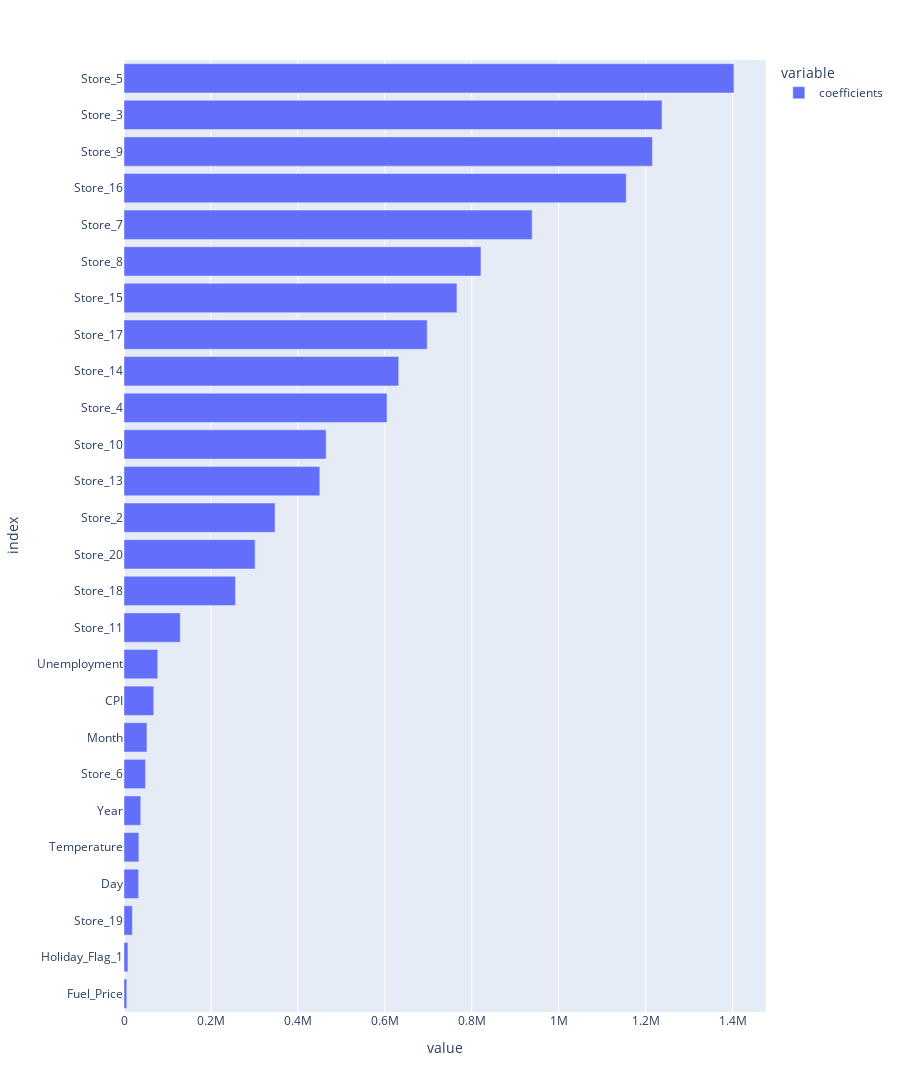

Source (notebook cell):
### Code cell
feature_importance = abs(coefs).sort_values(by = 'coefficients')
fig = px.bar(feature_importance, orientation = 'h', height=1200)
fig.show()

### Figure 1 — Plotly figure (JSON) as saved in the notebook; plotly's stock layout.template omitted (floating-point values rounded to 4 significant figures)
{"data": [{"alignmentgroup": "True", "hovertemplate": "variable=coefficients<br>value=%{x}<br>index=%{y}<extra></extra>", "legendgroup": "coefficients", "marker": {"color": "#636efa", "pattern": {"shape": ""}}, "name": "coefficients", "offsetgroup": "coefficients", "orientation": "h", "showlegend": true, "textposition": "auto", "type": "bar", "x": [6421.0, 9057.0, 19180.0, 33650.0, 34150.0, 38540.0, 49470.0, 52790.0, 68460.0, 77670.0, 129400.0, 256400.0, 301700.0, 347500.0, 450400.0, 465000.0, 605000.0, 631900.0, 697500.0, 765900.0, 821200.0, 938900.0, 1155000.0, 1216000.0, 1238000.0, 1403000.0], "xaxis": "x", "y": ["Fuel_Price", "Holiday_Flag_1", "Store_19", "Day", "Temperature", "Year", "Store_6", "Month", "CPI", "Unemployment", "Store_11", "Store_18", "Store_20", "Store_2", "Store_13", "Store_10", "Store_4", "Store_14", "Store_17", "Store_15", "Store_8", "Store_7", "Store_16", "Store_9", "Store_3", "Store_5"], "yaxis": "y"}], "layout": {"barmode": "relative", "height": 1200, "legend": {"title": {"text": "variable"}, "tracegroupgap": 0}, "margin": {"t": 60}, "xaxis": {"anchor": "y", "domain": [0, 1], "title": {"text": "value"}}, "yaxis": {"anchor": "x", "domain": [0, 1], "title": {"text": "index"}}}}
